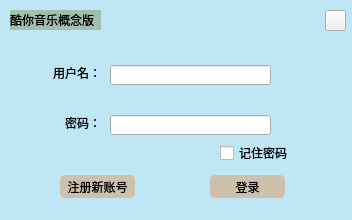
<?xml version="1.0" encoding="UTF-8"?>
<ui version="4.0">
 <class>LoginDialog</class>
 <widget class="QDialog" name="LoginDialog">
  <property name="geometry">
   <rect>
    <x>0</x>
    <y>0</y>
    <width>352</width>
    <height>220</height>
   </rect>
  </property>
  <property name="windowTitle">
   <string>Dialog</string>
  </property>
  <property name="styleSheet">
   <string notr="true">QLabel,QPushButton,QCheckBox{
	font: 10pt &quot;华文中宋&quot;;
}
QDialog{
	background-color:rgba(135,206,235,80);
}</string>
  </property>
  <widget class="QPushButton" name="registerInButton">
   <property name="geometry">
    <rect>
     <x>60</x>
     <y>175</y>
     <width>75</width>
     <height>23</height>
    </rect>
   </property>
   <property name="styleSheet">
    <string notr="true">border-radius:5px;
background:rgba(231,123,34,90)</string>
   </property>
   <property name="text">
    <string>注册新账号</string>
   </property>
  </widget>
  <widget class="QPushButton" name="loginInButton">
   <property name="geometry">
    <rect>
     <x>210</x>
     <y>175</y>
     <width>75</width>
     <height>23</height>
    </rect>
   </property>
   <property name="styleSheet">
    <string notr="true">border-radius:5px;
background:rgba(231,123,34,90)</string>
   </property>
   <property name="text">
    <string>登录</string>
   </property>
  </widget>
  <widget class="QLabel" name="label">
   <property name="geometry">
    <rect>
     <x>51</x>
     <y>65</y>
     <width>50</width>
     <height>16</height>
    </rect>
   </property>
   <property name="text">
    <string>用户名：</string>
   </property>
   <property name="alignment">
    <set>Qt::AlignRight|Qt::AlignTrailing|Qt::AlignVCenter</set>
   </property>
  </widget>
  <widget class="QLabel" name="label_2">
   <property name="geometry">
    <rect>
     <x>51</x>
     <y>115</y>
     <width>50</width>
     <height>16</height>
    </rect>
   </property>
   <property name="text">
    <string>密码：</string>
   </property>
   <property name="alignment">
    <set>Qt::AlignRight|Qt::AlignTrailing|Qt::AlignVCenter</set>
   </property>
  </widget>
  <widget class="QLineEdit" name="loginlineEdit">
   <property name="geometry">
    <rect>
     <x>110</x>
     <y>65</y>
     <width>161</width>
     <height>20</height>
    </rect>
   </property>
  </widget>
  <widget class="QLineEdit" name="pwdlineEdit">
   <property name="geometry">
    <rect>
     <x>110</x>
     <y>115</y>
     <width>161</width>
     <height>20</height>
    </rect>
   </property>
  </widget>
  <widget class="QPushButton" name="loginExitButton">
   <property name="geometry">
    <rect>
     <x>325</x>
     <y>10</y>
     <width>21</width>
     <height>21</height>
    </rect>
   </property>
   <property name="styleSheet">
    <string notr="true">background:rgba(255,255,255,0) url(:/image/icon/cross_15.977464788732px_1153732_easyicon.net.png) no-repeat;</string>
   </property>
   <property name="text">
    <string/>
   </property>
  </widget>
  <widget class="QCheckBox" name="checkBox">
   <property name="geometry">
    <rect>
     <x>220</x>
     <y>145</y>
     <width>71</width>
     <height>16</height>
    </rect>
   </property>
   <property name="text">
    <string>记住密码</string>
   </property>
  </widget>
  <widget class="QLabel" name="label_3">
   <property name="geometry">
    <rect>
     <x>10</x>
     <y>10</y>
     <width>91</width>
     <height>20</height>
    </rect>
   </property>
   <property name="styleSheet">
    <string notr="true">background:rgba(100,123,34,90) 
</string>
   </property>
   <property name="text">
    <string>酷你音乐概念版</string>
   </property>
  </widget>
  <widget class="QLabel" name="errorLabel">
   <property name="geometry">
    <rect>
     <x>110</x>
     <y>90</y>
     <width>161</width>
     <height>21</height>
    </rect>
   </property>
   <property name="styleSheet">
    <string notr="true">color:rgb(255, 0, 0)</string>
   </property>
   <property name="text">
    <string/>
   </property>
  </widget>
  <widget class="QLabel" name="errorPwd">
   <property name="geometry">
    <rect>
     <x>110</x>
     <y>146</y>
     <width>101</width>
     <height>21</height>
    </rect>
   </property>
   <property name="styleSheet">
    <string notr="true">color:rgb(255, 0, 0)</string>
   </property>
   <property name="text">
    <string/>
   </property>
  </widget>
 </widget>
 <resources/>
 <connections/>
</ui>
